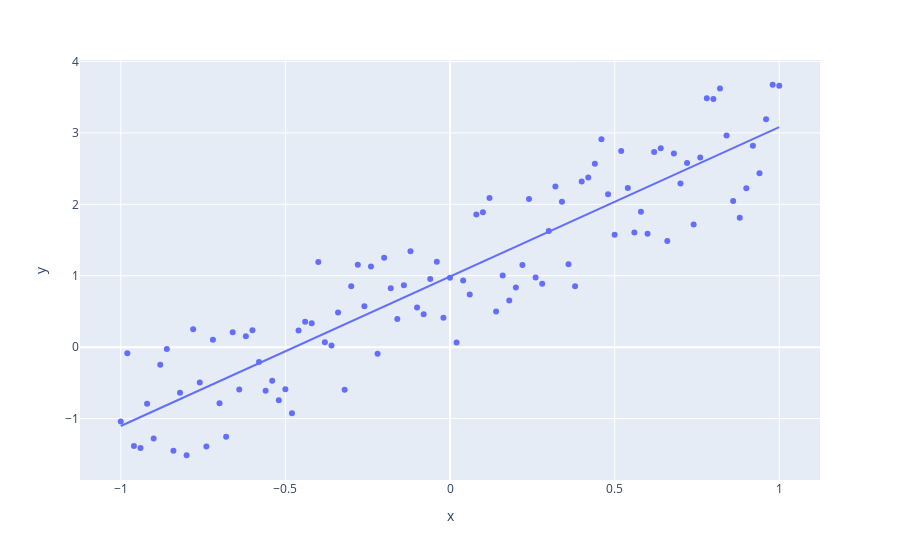

Here is the notebook cell this chart was saved with:
### Markdown cell above
### Quick Forecast

### Code cell
import numpy as np
import plotly.express as px

x = np.linspace(-1, 1, 101)
y = 2 * (x + np.random.rand(101))

fig = px.scatter(x=x, y=y, trendline='ols')
fig
